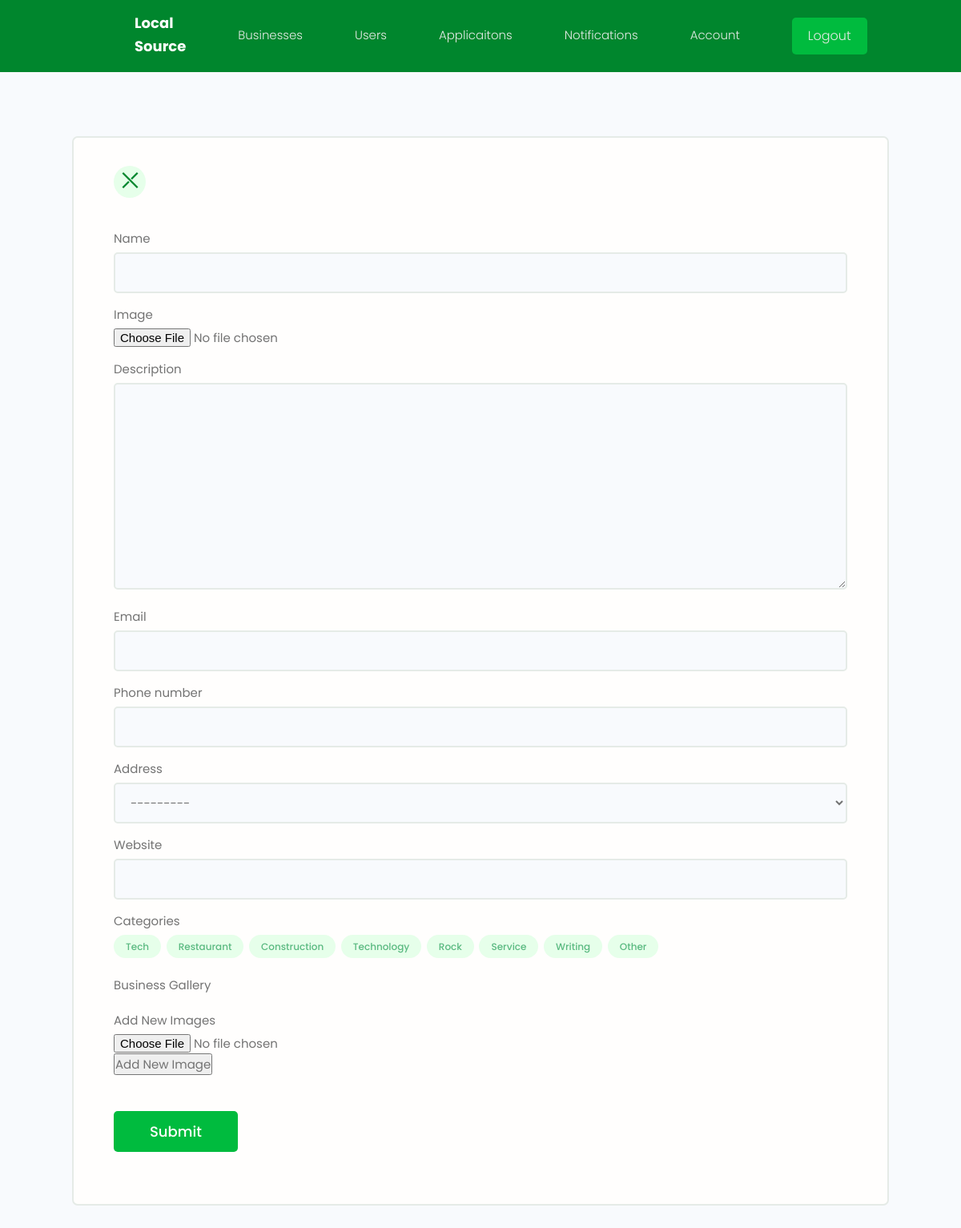
/create_business (signed in), run on an earlier commit of the app's database.
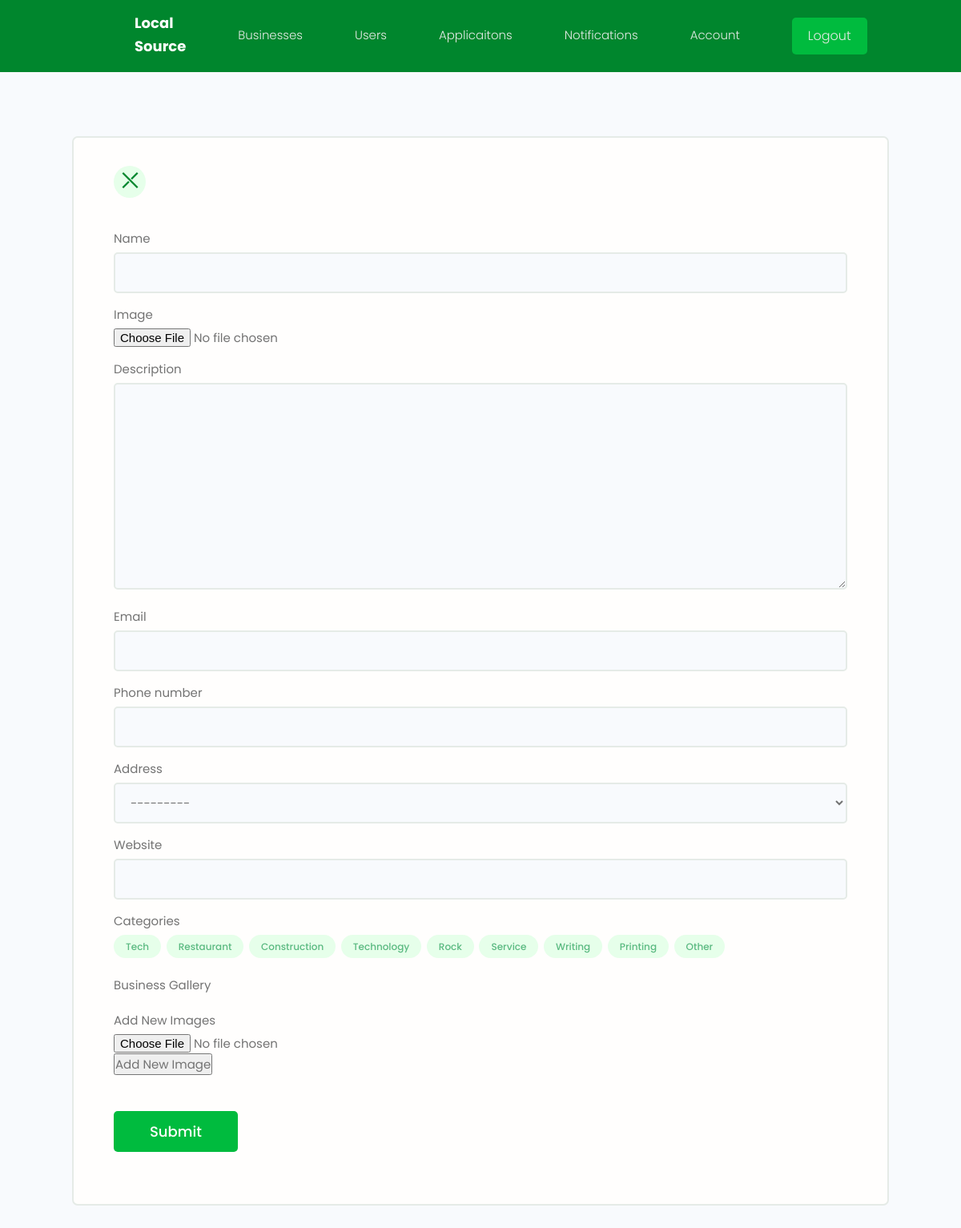
And on a later commit of the database.
### Business/models.py (models this page shows, shortened)
class Business(models.Model):
    OPTIONS = (
        ("Approved", "Approved"),
        ("Pending", "Pending"),
        ("Declined", "Declinedz")
    )
    approval_state = models.CharField(max_length=10, choices=OPTIONS, null=True, blank=True, default="Pending")
    owner = models.ForeignKey(Profile, on_delete=models.CASCADE)
    name = models.CharField(max_length=200)
    categories = models.ManyToManyField("Category", blank=True)
    description = models.TextField(null=True, blank=True)
    address = models.ForeignKey("Address", on_delete=models.CASCADE)
    image = models.ImageField(null=True, blank=True, default="default.jpg")
    phone_number = models.IntegerField(blank=True, null=True)
    email = models.EmailField()
    website = models.CharField(max_length=200, null=True, blank=True)
    vote_total = models.IntegerField(default=0, null=True, blank=True)
    vote_ratio = models.IntegerField(default=0, null=True, blank=True)
    id = models.UUIDField(primary_key=True, default=uuid.uuid4, editable=False, unique=True)
    created = models.DateTimeField(auto_now_add=True)
    class Meta:
        verbose_name_plural = "Businesses"
        ordering = ['-vote_ratio', '-vote_total', 'name']

class Category(models.Model):
    creator = models.ForeignKey(Profile, on_delete=models.SET_NULL, null=True, blank=True)
    name = models.CharField(max_length=200)
    descritpion = models.TextField()
    id = models.UUIDField(default=uuid.uuid4, primary_key=True, unique=True, editable=False)
    created = models.DateTimeField(auto_now_add=True)

### Business/views.py (the view, shortened to what this page needs)
# urls.py: path('create_business', views.create_business, name="create-business"),
@login_required(login_url="login")
def create_business(request):
    profile = request.user.profile
    form = BusinessForm()
    formset = BusinessImageFormSet()
    context = {
        'form': form,
        'categories': Category.objects.all(),
        'formset':formset
    }
    return render(request, "business/business_form.html", context)

### Business/forms.py
class BusinessForm(ModelForm):
    class Meta:
        model = Business
        fields = ['name', 'image', 'description', 'email', 'phone_number', 'address', 'website']
        widgets = {
            'categories': forms.CheckboxSelectMultiple(),
        }
        widgets ={
            'businessImage'
        }
    def __init__(self, *args, **kwargs):
        super(BusinessForm, self).__init__(*args, **kwargs)
        for name, field in self.fields.items():
            field.widget.attrs.update({'class': 'input'})

### Business/models.py (called while the page is built)
    def __str__(self):
        return self.street_address + " " + self.city + " " + self.state + " " + self.country + " " + self.zip_code

### Business/templates/Business/business_form.html (shortened to what this page needs)
{% extends 'main.html' %}
{% load static %}
{% block content %}
<main class="formPage my-xl">
    <div class="content-box">
        <div class="formWrapper">
            <a class="backButton" href="{% url 'account' %}"><span style="font-weight:bold; font-size:25px; color:#00862d" %}>&#10540;</span></a>
            <br>
            <form class="form" method="POST" enctype="multipart/form-data">
                {% for field in form %}
                <div class="form__field">
                    <label for="formInput#text">{{field.label}}</label>
                    {{field}}
                </div>
                {% endfor %}
                <div class="form__field">
                    <label>Categories</label>
                    <div class="category-list">
                        {% for category in categories %}
                            <div class="business-tag tag tag--pill tag--main {% if category.id in selected_category_ids %}selected{% endif %}"
                                 data-id="{{ category.id }}">
                                {{ category.name }}
                            </div>
                        {% endfor %}
                        <div class="business-tag tag tag--pill tag--main {% if custom_categories %}selected{% endif %}"
                             data-id="other">
                            Other
                        </div>
                    </div>
                </div>
                <div class="form__field">
                    <label>Business Gallery</label>
                </div>
                <div class="form__field">
                    <label>Add New Images</label>
                    <div id="new-images-container">
                        <input type="file" name="new_images" class="new-image-input">
                    </div>
                    <button type="button" id="add-new-image">Add New Image</button>
                </div>
                <input class="btn btn--sub btn--lg  my-md" type="submit" value="Submit" />
            </form>
        </div>
    </div>
</main>
{% endblock %}

What changed in the data, as far as the page shows it:
added Category: name "Printing"
